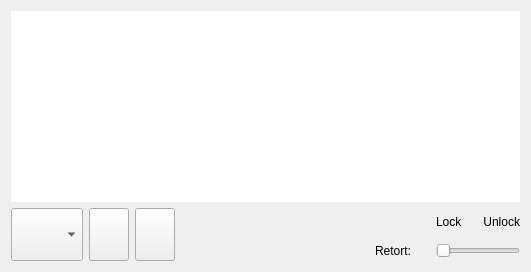
<?xml version="1.0" encoding="UTF-8"?>
<ui version="4.0">
 <class>Dashboard::CDashboardWidget</class>
 <widget class="QWidget" name="Dashboard::CDashboardWidget">
  <property name="geometry">
   <rect>
    <x>0</x>
    <y>0</y>
    <width>531</width>
    <height>272</height>
   </rect>
  </property>
  <property name="sizePolicy">
   <sizepolicy hsizetype="Expanding" vsizetype="Expanding">
    <horstretch>0</horstretch>
    <verstretch>0</verstretch>
   </sizepolicy>
  </property>
  <property name="windowTitle">
   <string>Form</string>
  </property>
  <layout class="QVBoxLayout" name="verticalLayout">
   <item>
    <widget class="QGraphicsView" name="dashboardView">
     <property name="frameShape">
      <enum>QFrame::NoFrame</enum>
     </property>
    </widget>
   </item>
   <item>
    <layout class="QHBoxLayout" name="horizontalLayout">
     <item>
      <widget class="Dashboard::CDashboardComboBox" name="pgmsComboBox">
       <property name="minimumSize">
        <size>
         <width>0</width>
         <height>53</height>
        </size>
       </property>
       <property name="currentIndex">
        <number>-1</number>
       </property>
       <property name="maxVisibleItems">
        <number>5</number>
       </property>
       <property name="maxCount">
        <number>5</number>
       </property>
       <property name="iconSize">
        <size>
         <width>300</width>
         <height>53</height>
        </size>
       </property>
      </widget>
     </item>
     <item>
      <widget class="QPushButton" name="playButton">
       <property name="minimumSize">
        <size>
         <width>0</width>
         <height>53</height>
        </size>
       </property>
       <property name="styleSheet">
        <string notr="true">border-image: url(:/HimalayaImages/IconPushButton/IconPushButton-Enabled.png);</string>
       </property>
       <property name="icon">
        <iconset resource="../../../../../../Platform/Gui/Components/MainMenu/Resource/MainMenu.qrc">
         <normaloff>:/HimalayaImages/Icons/Dashboard/Operation/Operation_Start_Resume.png</normaloff>:/HimalayaImages/Icons/Dashboard/Operation/Operation_Start_Resume.png</iconset>
       </property>
       <property name="iconSize">
        <size>
         <width>60</width>
         <height>53</height>
        </size>
       </property>
      </widget>
     </item>
     <item>
      <widget class="QPushButton" name="pauseButton">
       <property name="minimumSize">
        <size>
         <width>0</width>
         <height>53</height>
        </size>
       </property>
       <property name="styleSheet">
        <string notr="true">border-image: url(:/HimalayaImages/IconPushButton/IconPushButton-Enabled.png);</string>
       </property>
       <property name="icon">
        <iconset>
         <normalon>:/HimalayaImages/Icons/Dashboard/Operation/Operation_Pause.png</normalon>
        </iconset>
       </property>
       <property name="iconSize">
        <size>
         <width>60</width>
         <height>53</height>
        </size>
       </property>
      </widget>
     </item>
     <item>
      <spacer name="horizontalSpacer_2">
       <property name="orientation">
        <enum>Qt::Horizontal</enum>
       </property>
       <property name="sizeType">
        <enum>QSizePolicy::Expanding</enum>
       </property>
       <property name="sizeHint" stdset="0">
        <size>
         <width>38</width>
         <height>42</height>
        </size>
       </property>
      </spacer>
     </item>
     <item>
      <layout class="QGridLayout" name="gridLayout">
       <item row="0" column="0">
        <spacer name="verticalSpacer_2">
         <property name="orientation">
          <enum>Qt::Vertical</enum>
         </property>
         <property name="sizeType">
          <enum>QSizePolicy::Fixed</enum>
         </property>
         <property name="sizeHint" stdset="0">
          <size>
           <width>42</width>
           <height>17</height>
          </size>
         </property>
        </spacer>
       </item>
       <item row="0" column="3">
        <widget class="QLabel" name="labelUnlock">
         <property name="layoutDirection">
          <enum>Qt::LeftToRight</enum>
         </property>
         <property name="text">
          <string>Unlock</string>
         </property>
         <property name="alignment">
          <set>Qt::AlignRight|Qt::AlignTrailing|Qt::AlignVCenter</set>
         </property>
        </widget>
       </item>
       <item row="1" column="0">
        <widget class="QLabel" name="labelRetort">
         <property name="text">
          <string>Retort:</string>
         </property>
        </widget>
       </item>
       <item row="1" column="1">
        <spacer name="horizontalSpacer">
         <property name="orientation">
          <enum>Qt::Horizontal</enum>
         </property>
         <property name="sizeType">
          <enum>QSizePolicy::Fixed</enum>
         </property>
         <property name="sizeHint" stdset="0">
          <size>
           <width>13</width>
           <height>20</height>
          </size>
         </property>
        </spacer>
       </item>
       <item row="1" column="2" colspan="2">
        <widget class="MainMenu::CSliderControl" name="retortSlider">
         <property name="orientation">
          <enum>Qt::Horizontal</enum>
         </property>
        </widget>
       </item>
       <item row="0" column="2">
        <widget class="QLabel" name="labelLock">
         <property name="text">
          <string>Lock</string>
         </property>
        </widget>
       </item>
      </layout>
     </item>
    </layout>
   </item>
  </layout>
 </widget>
 <customwidgets>
  <customwidget>
   <class>MainMenu::CSliderControl</class>
   <extends>QSlider</extends>
   <header>MainMenu/Include/SliderControl.h</header>
  </customwidget>
  <customwidget>
   <class>Dashboard::CDashboardComboBox</class>
   <extends>QComboBox</extends>
   <header>Dashboard/Include/DashboardComboBox.h</header>
  </customwidget>
 </customwidgets>
 <resources>
  <include location="../../../../../../Platform/Gui/Components/MainMenu/Resource/MainMenu.qrc"/>
 </resources>
 <connections/>
</ui>
